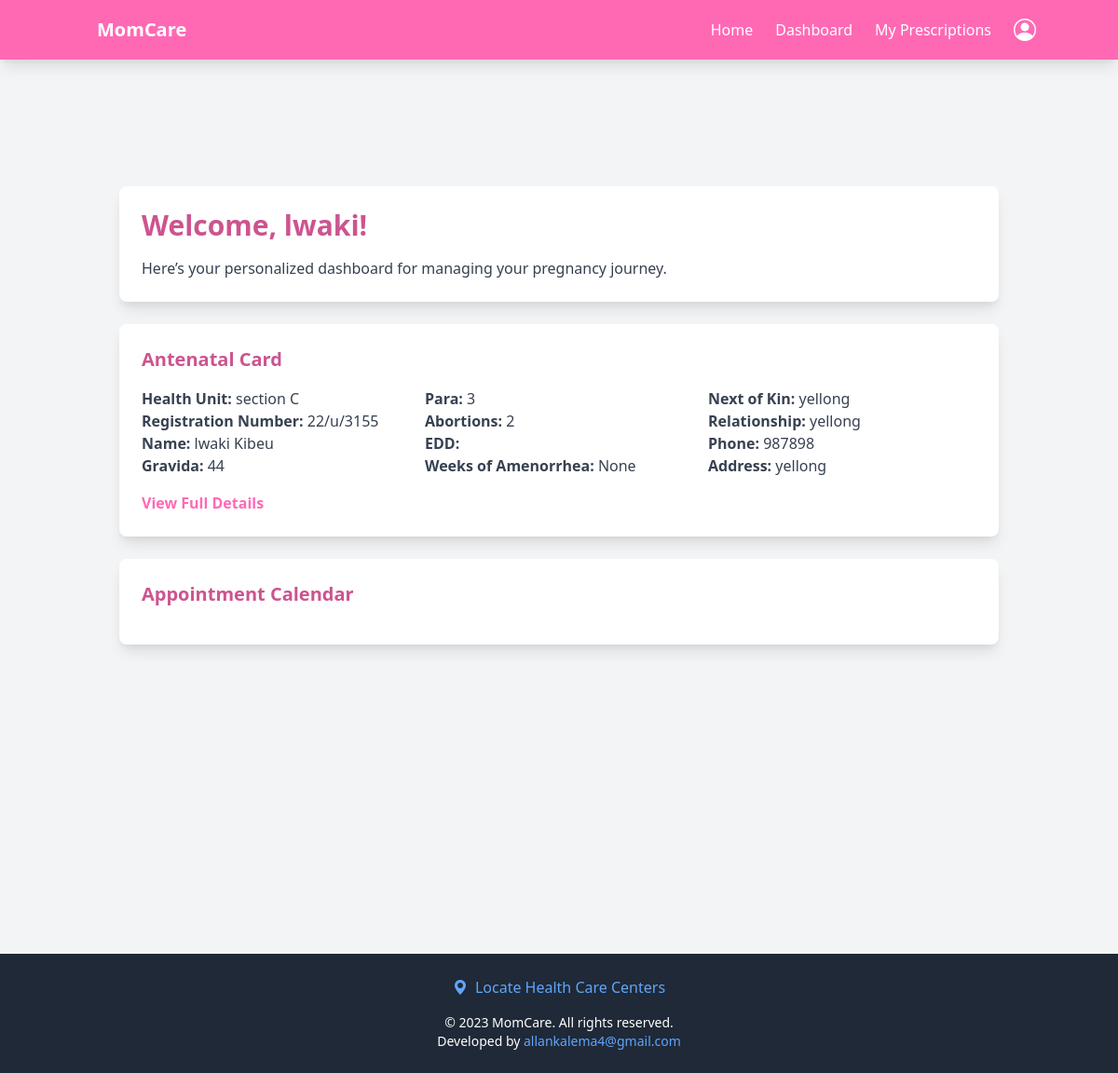
The page /patient_dashboard/ (signed in) on the database its author committed.
### accounts/models.py (models this page shows, shortened)
class Patient(models.Model):
    user = models.OneToOneField(User, on_delete=models.CASCADE, related_name="patient_profile")
    age = models.IntegerField(null=True, blank=True)
    home_address = models.TextField(null=True, blank=True)
    number_of_children = models.IntegerField(null=True, blank=True)
    date_of_last_period = models.DateField(null=True, blank=True)
    occupation = models.CharField(max_length=255, null=True, blank=True)
    gestational_age = models.IntegerField(null=True, blank=True)  # Weeks of pregnancy
    expected_due_date = models.DateField(null=True, blank=True)
    type_of_pregnancy = models.CharField(max_length=20, choices=[('Single', 'Single'), ('Twins', 'Twins'), ('Multiples', 'Multiples')], null=True, blank=True)
    previous_pregnancies = models.IntegerField(null=True, blank=True)
    delivery_history = models.TextField(null=True, blank=True)
    high_risk_factors = models.TextField(null=True, blank=True)
    fetal_health = models.TextField(null=True, blank=True)
    pre_existing_conditions = models.TextField(null=True, blank=True)
    previous_surgeries = models.TextField(null=True, blank=True)
    current_medications = models.TextField(null=True, blank=True)
    allergies = models.TextField(null=True, blank=True)
    blood_type = models.CharField(max_length=5, null=True, blank=True)
    family_medical_history = models.TextField(null=True, blank=True)
    admitted = models.BooleanField(default=False)
    diet_preferences = models.TextField(null=True, blank=True)
    exercise_level = models.TextField(null=True, blank=True)
    smoking_alcohol_drug_use = models.TextField(null=True, blank=True)
    mental_health_status = models.TextField(null=True, blank=True)

class User(AbstractBaseUser, PermissionsMixin):
    username = models.CharField(max_length=150, unique=True)
    first_name = models.CharField(max_length=150)
    last_name = models.CharField(max_length=150)
    email = models.EmailField(unique=True)
    date_of_birth = models.DateField(null=True, blank=True)
    nin = models.CharField(max_length=20, unique=True, null=True, blank=True)
    marital_status = models.CharField(
        max_length=20,
        choices=[('Single', 'Single'), ('Married', 'Married')],
        null=True, blank=True
    )
    contact = models.CharField(max_length=15, null=True, blank=True)
    health_insurance_details = models.TextField(null=True, blank=True)
    government_scheme_eligibility = models.TextField(null=True, blank=True)
    is_doctor = models.BooleanField(default=False)
    is_patient = models.BooleanField(default=False)
    is_hospital = models.BooleanField(default=False)
    is_active = models.BooleanField(default=True)
    is_staff = models.BooleanField(default=False)
    created_at = models.DateTimeField(default=timezone.now)
    updated_at = models.DateTimeField(auto_now=True)
    objects = CustomUserManager()
    USERNAME_FIELD = 'username'
    REQUIRED_FIELDS = ['first_name', 'last_name', 'email']

### antenental/models.py (models this page shows, shortened)
class AntenatalCard(models.Model):
    user = models.ForeignKey(User, on_delete=models.CASCADE, related_name='antenatal_patients')  # Links to the registered patient
    Doctor = models.ForeignKey(User, on_delete=models.CASCADE, related_name='antenatal_doctors', default=1)  # Links to the assigned doctor
    health_unit = models.CharField(max_length=255, blank=True, null=True )  # Health facility name
    reg_no = models.CharField(max_length=100, blank=True, null=True, unique=True)  # Unique registration number
    name = models.CharField(max_length=255)  # Patient's full name
    nin = models.CharField(max_length=20, null=True, blank=True)  # National ID Number
    phone_no = models.CharField(max_length=15, null=True)
    age = models.IntegerField(blank=True, null=True)
    village = models.CharField(max_length=255)
    parish = models.CharField(max_length=255)
    sub_county = models.CharField(max_length=255)
    district = models.CharField(max_length=255)
    occupation = models.CharField(max_length=255)
    religion = models.CharField(max_length=100, null=True, blank=True)
    education_level = models.CharField(max_length=100, null=True, blank=True)
    tribe = models.CharField(max_length=100, null=True, blank=True)
    marital_status = models.CharField(
        max_length=20, choices=[('Single', 'Single'), ('Married', 'Married')]
    )
    next_of_kin_name = models.CharField(max_length=255,blank=True, null=True)
    next_of_kin_phone = models.CharField(max_length=15, blank=True, null=True)
    next_of_kin_relationship = models.CharField(max_length=100, blank=True, null=True)
    next_of_kin_address = models.TextField(blank=True, null=True)
    gravida = models.IntegerField(blank=True, null=True)  # Number of pregnancies
    para = models.IntegerField(blank=True, null=True)  # Number of deliveries after 28 weeks
    abortions = models.IntegerField(blank=True, null=True)  # Number of pregnancy losses before 28 weeks
    presenting_complaints = models.TextField(null=True, blank=True)
    first_day_of_lnmp = models.DateField(blank=True, null=True)  # Last Normal Menstrual Period
    edd = models.DateField(blank=True, null=True)  # Estimated Due Date
    weeks_of_amenorrhea = models.IntegerField(blank=True, null=True)  # Number of weeks since last period
    complications_of_pregnancy = models.TextField(null=True, blank=True)
    hospitalization = models.BooleanField(default=False ,blank=True, null=True)
    hospitalization_reason = models.TextField(null=True, blank=True)
    Doctor = models.ForeignKey(User, on_delete=models.CASCADE)
    admitted = models.BooleanField(default=False)
    next_visit = models.DateTimeField(null=True, blank=True)  # Date and time of the next visit
    created_at = models.DateTimeField(auto_now_add=True)
    updated_at = models.DateTimeField(auto_now=True)

### accounts/views.py (the view)
# urls.py: path('patient_dashboard/', patient_dashboard, name='patient_dashboard'),
@login_required
@patient
def patient_dashboard(request):
    user = request.user
    patient = Patient.objects.filter(user=user).first()
    location = Location.objects.filter(user=user).first()
    antenatal_card = AntenatalCard.objects.filter(user=user).first()
    prescriptions = Prescription.objects.filter(patient=user).order_by('-prescription_date')
    next_visit_date = antenatal_card.next_visit if antenatal_card else None
    context = {
        'patient': patient,
        'location': location,
        'antenatal_card': antenatal_card,
        'prescriptions': prescriptions,
        'next_visit_date': next_visit_date,  # Add this line
    }
    return render(request, 'dashboards/patient_dashboard.html', context)

### templates/dashboards/patient_dashboard.html (shortened to what this page needs)
{% extends 'base.html' %}
{% load static %}
{% block content %}
<link href="https://cdn.jsdelivr.net/npm/fullcalendar@5.11.3/main.min.css" rel="stylesheet">
<main class="mt-16 sm:mt-20 min-h-screen p-4 sm:p-6 bg-gray-100">
    <div class="container mx-auto">
        <div class="bg-white p-6 rounded-lg shadow-lg mb-6">
            <h2 class="text-2xl sm:text-3xl font-bold text-hotpink-dark mb-4">
                Welcome, {{ patient.user.first_name }}!
            </h2>
            <p class="text-gray-700">
                Here’s your personalized dashboard for managing your pregnancy journey.
            </p>
        </div>
        <div id="antenatal-card" class="bg-white p-6 rounded-lg shadow-lg mb-6">
            <h3 class="text-xl font-semibold text-hotpink-dark mb-4">Antenatal Card</h3>
            {% if antenatal_card %}
                <div class="grid grid-cols-1 sm:grid-cols-2 lg:grid-cols-3 gap-4">
                    <div>
                        <p class="text-gray-700"><strong>Health Unit:</strong> {{ antenatal_card.health_unit }}</p>
                        <p class="text-gray-700"><strong>Registration Number:</strong> {{ antenatal_card.reg_no }}</p>
                        <p class="text-gray-700"><strong>Name:</strong> {{ antenatal_card.name }}</p>
                        <p class="text-gray-700"><strong>Gravida:</strong> {{ antenatal_card.gravida }}</p>
                    </div>
                    <div class="hidden sm:block">
                        <p class="text-gray-700"><strong>Para:</strong> {{ antenatal_card.para }}</p>
                        <p class="text-gray-700"><strong>Abortions:</strong> {{ antenatal_card.abortions }}</p>
                        <p class="text-gray-700"><strong>EDD:</strong> {{ antenatal_card.edd|date:"Y-m-d" }}</p>
                        <p class="text-gray-700"><strong>Weeks of Amenorrhea:</strong> {{ antenatal_card.weeks_of_amenorrhea }}</p>
                    </div>
                    <div class="hidden sm:block">
                        <p class="text-gray-700"><strong>Next of Kin:</strong> {{ antenatal_card.next_of_kin_name }}</p>
                        <p class="text-gray-700"><strong>Relationship:</strong> {{ antenatal_card.next_of_kin_relationship }}</p>
                        <p class="text-gray-700"><strong>Phone:</strong> {{ antenatal_card.next_of_kin_phone }}</p>
                        <p class="text-gray-700"><strong>Address:</strong> {{ antenatal_card.next_of_kin_address }}</p>
                    </div>
                </div>
                <div class="mt-4">
                    <a href="{% url 'antenatal_card_details' antenatal_card.id %}"
                        class="text-hotpink hover:text-hotpink-light font-semibold">
                        View Full Details
                    </a>
                </div>
            {% else %}
                <p class="text-gray-700">No antenatal card found. Please contact your healthcare provider.</p>
            {% endif %}
        </div>
        <div class="bg-white p-6 rounded-lg shadow-lg">
            <h3 class="text-xl font-semibold text-hotpink-dark mb-4">Appointment Calendar</h3>
        </div>
    </div>
</main>
{% endblock %}

### templates/base.html (style rules this page uses)
.text-hotpink { color: #FF69B4; }
.text-hotpink-dark { color: #cc548f; }

### rows shown on the page
Patient: user.first_name "lwaki"
AntenatalCard: health_unit "section C", reg_no "22/u/3155", name "lwaki Kibeu", gravida "44", para "3", abortions "2", weeks_of_amenorrhea "None", next_of_kin_name "yellong", next_of_kin_relationship "yellong", next_of_kin_phone "987898", next_of_kin_address "yellong"
